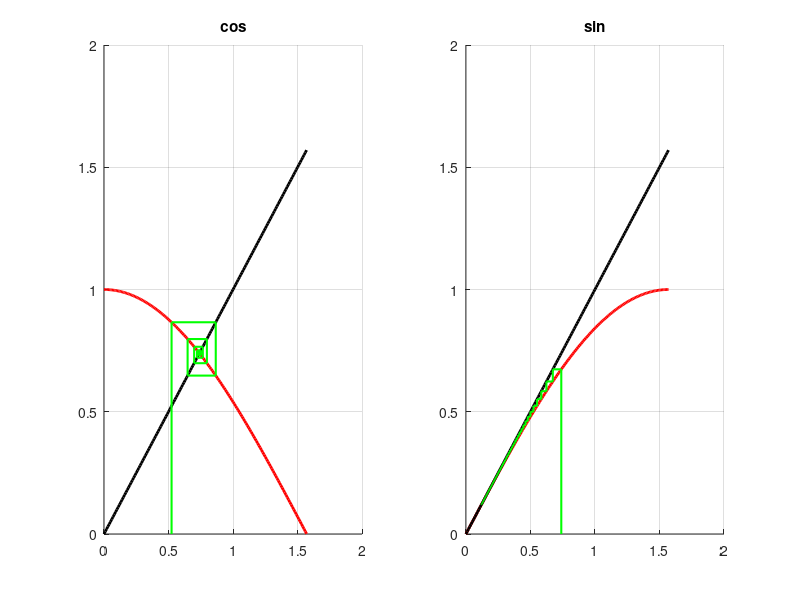

The MATLAB script that drew this image:
id = @(x) x;
T1 = pi / 2;
x0 = pi / 6;
N  = 200;
X = 0 : 0.01 : T1;

% good example: cos
f = @(x) cos(x);
subplot(1, 2, 1);
title('cos');
hold on;
grid on;
plot(X, f(X), 'r', 'lineWidth', 2);
plot(X, id(X), 'k', 'lineWidth', 2);
pts = [x0, 0];
for i = 1:N
    x0 = pts(end, 1);
    x1 = f(x0);
    pts = [pts; [x0, x1]]; %#ok <ARGOV>
    pts = [pts; [x1, x1]]; %#ok <ARGOV>
end
plot(pts(:, 1), pts(:, 2), 'g', 'lineWidth', 1.5);

% bad example: sin
f = @(x) sin(x);
subplot(1, 2, 2);
title('sin');
hold on;
grid on;
plot(X, f(X), 'r', 'lineWidth', 2);
plot(X, id(X), 'k', 'lineWidth', 2);
pts = [x0, 0];
for i = 1:N
    x0 = pts(end, 1);
    x1 = f(x0);
    pts = [pts; [x0, x1]]; %#ok <ARGOV>
    pts = [pts; [x1, x1]]; %#ok <ARGOV>
end
plot(pts(:, 1), pts(:, 2), 'g', 'lineWidth', 1.5);
